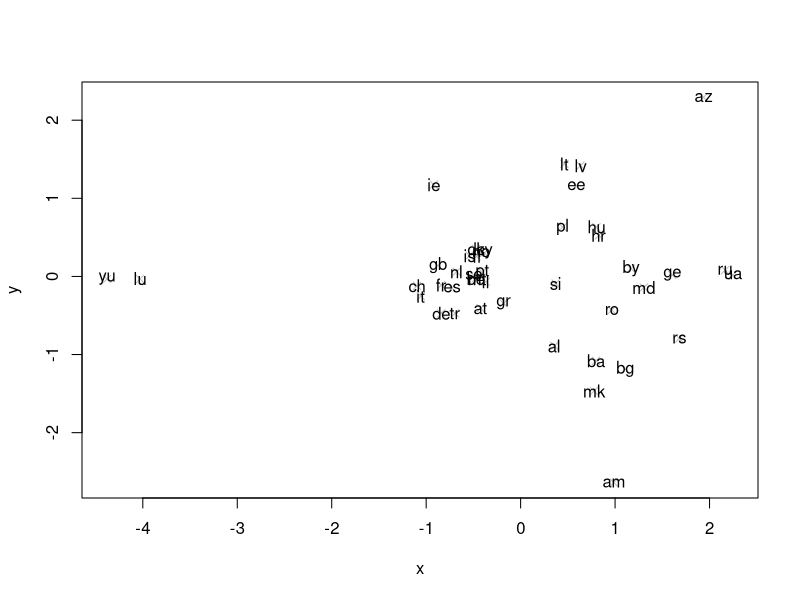

Write the R code that produced this figure.
dist.de <- read.table("Results-1980-2015-dist.txt")
names <- read.table("Results-1980-2015-name.txt")
fit <- cmdscale(dist.de, eig = TRUE, k = 2)
x <- fit$points[, 1]
y <- fit$points[, 2]
#plot(x,y, pch=4, col="grey",xlim=c(-2.5,-0.5))
plot(x,y, pch=4, col="grey")
text(x,y,labels=names$V1)
